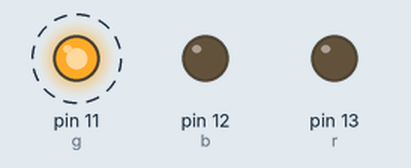
The program below on a simulated MicroPython board. On the bench: output pins drawn as LEDs (lit = HIGH). Dashed ring = blinking. What the program prints to the serial console is not drawn.

Above: at 16.3 s.
Timing chart, 0 to 19.1 s (numbered marks = the images above):
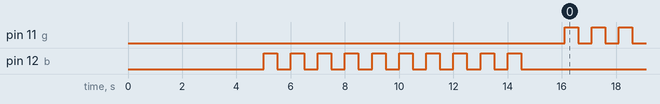

Measured:
- by itself, pin 11 (g): alternates HIGH for 0.50 s and LOW for 0.50 s

The program:

main.py
```python
from machine import Pin
import time

# Definições dos pinos
R_PIN = 13
G_PIN = 11
B_PIN = 12

# Função para verificar primos até n
def primos_ate(n):
    primos = []
    for num in range(2, n+1):
        eh_primo = True
        for i in range(2, int(num**0.5) + 1):
            if num % i == 0:
                eh_primo = False
                break
        if eh_primo:
            primos.append(num)
    return primos

# Espera inicial (5s) para abrir o terminal
time.sleep(5)

print("Hello, World!")
print("Iniciando Benchmark...")

# Marca de tempo inicial
inicio = time.ticks_us()

# Inicialização dos GPIOs
r = Pin(R_PIN, Pin.OUT)
g = Pin(G_PIN, Pin.OUT)
b = Pin(B_PIN, Pin.OUT)

r.value(0)
g.value(0)
b.value(0)

fim_init_gpios = time.ticks_us()

# Loop de contagem com LED piscando
for i in range(10):
    print("Counter:", i)
    b.value(1)
    time.sleep_ms(500)
    b.value(0)
    time.sleep_ms(500)

fim = time.ticks_us()

# Diferenças de tempo (usando ticks_diff para evitar overflow)
tempo_total = time.ticks_diff(fim, inicio)
tempo_init_gpios = time.ticks_diff(fim_init_gpios, inicio)

print("Tempo total:", tempo_total, "us")
print("Tempo inicialização GPIOs:", tempo_init_gpios, "us")

# Benchmark
N = 10000  # limite superior para calcular primos

print("Iniciando benchmark de primos até", N)

inicio = time.ticks_us()
resultado = primos_ate(N)
fim = time.ticks_us()

tempo_total = time.ticks_diff(fim, inicio)

print("Total de primos encontrados:", len(resultado))
print("Tempo decorrido:", tempo_total, "us")

# Loop infinito piscando o LED verde
while True:
    g.value(1)
    time.sleep_ms(500)
    g.value(0)
    time.sleep_ms(500)

# Tempo total: 10000689 us
# Tempo inicialização GPIOs: 452 us
# Iniciando benchmark de primos até 10000
# Total de primos encontrados: 1229
# Tempo decorrido: 1226509 us
```
